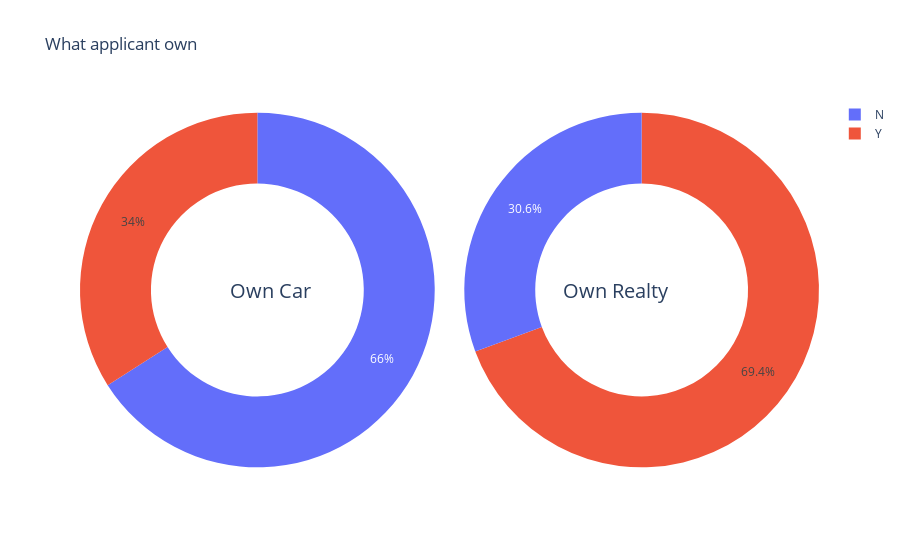

The cell this chart's notebook holds for it:
### Markdown cell above
### Possession de voiture / maison

### Code cell
temp1 = application_train["FLAG_OWN_CAR"].value_counts()
temp2 = application_train["FLAG_OWN_REALTY"].value_counts()

fig = {
    "data": [
      {
          "values": temp1.values,
          "labels": temp1.index,
          "domain": {"x": [0, .48]},
          "name": "Own Car",
          "hoverinfo":"label+percent+name",
          "hole": .6,
          "type": "pie"
      },
        {
          "values": temp2.values,
          "labels": temp2.index,
          # "text":"Own Realty",
          "textposition": "inside",
          "domain": {"x": [.52, 1]},
          "name": "Own Reality",
          "hoverinfo":"label+percent+name",
          "hole": .6,
          "type": "pie"
      }],
    "layout": {
        "title": "What applicant own",
        "annotations": [
            {
                "font": {
                    "size": 20
                },
                "showarrow": False,
                "text": "Own Car",
                "x": 0.20,
                "y": 0.5
            },
            {
                "font": {
                    "size": 20
                },
                "showarrow": False,
                "text": "Own Realty",
                "x": 0.8,
                "y": 0.5
            }
        ]
    }
}
iplot(fig, filename='donut')

### Figure 1 — Plotly figure (JSON) as saved in the notebook; plotly's stock layout.template omitted (floating-point values rounded to 4 significant figures)
{"data": [{"domain": {"x": [0, 0.48]}, "hole": 0.6, "hoverinfo": "label+percent+name", "labels": ["N", "Y"], "name": "Own Car", "type": "pie", "values": [202924, 104587]}, {"domain": {"x": [0.52, 1]}, "hole": 0.6, "hoverinfo": "label+percent+name", "labels": ["Y", "N"], "name": "Own Reality", "textposition": "inside", "type": "pie", "values": [213312, 94199]}], "layout": {"annotations": [{"font": {"size": 20}, "showarrow": false, "text": "Own Car", "x": 0.2, "y": 0.5}, {"font": {"size": 20}, "showarrow": false, "text": "Own Realty", "x": 0.8, "y": 0.5}], "title": {"text": "What applicant own"}}}
